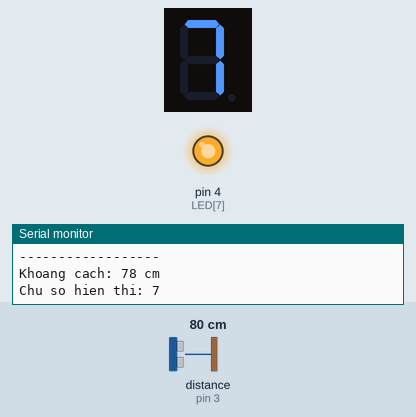
Simulated run of this sketch. Board: Arduino Uno, built with avr-gcc and run on an emulated ATmega328P. On the bench: 1-digit seven-segment display, output pins drawn as LEDs (lit = HIGH), the last lines printed to the serial monitor. Wiring (inferred from the names in the program): ultrasonic range finder: trigger pin 2; echo pin 3; 1-digit 7-segment display, segments lit when LOW: segments pin 11, pin 10, pin 9, pin 8, pin 7, pin 6, pin 5. The test bench sets the inputs (shaded band); at power-on: distance to the obstacle (sensor on pin 3) 80 cm. The echo pulse lasts 58.3 µs per cm; the segment pins are drawn as the display they are named for; pins used as bus, display or sensor lines are not drawn.

Above: at 1.2 s.
1.3 s: distance to the obstacle (sensor on pin 3) set to 2 cm
At 2.5 s:
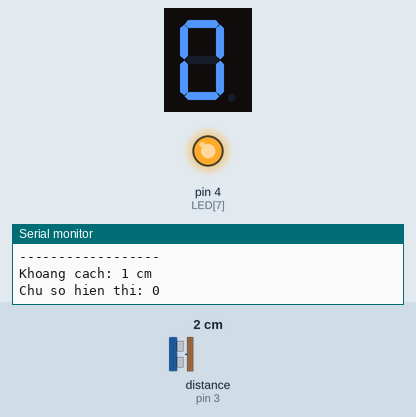
2.8 s: distance to the obstacle (sensor on pin 3) set to 18 cm
At 3.2 s:
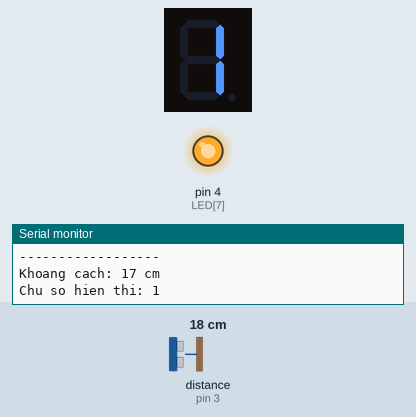
4.3 s: distance to the obstacle (sensor on pin 3) set to 35 cm
At 5.2 s:
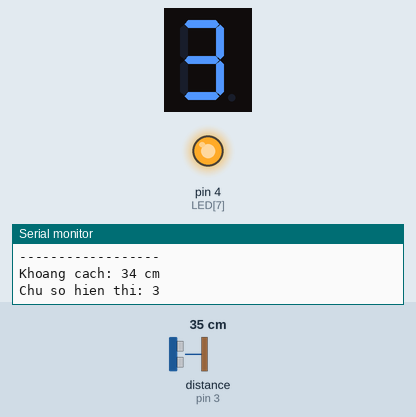
Timing chart, 0 to 7.3 s (numbered marks = the images above; inputs shaded):
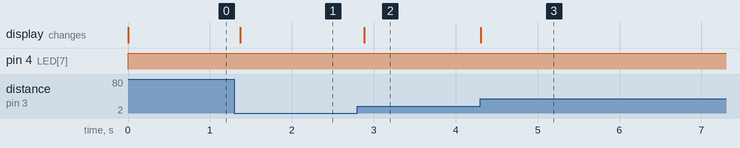

Measured:
- after the input at 1.3 s, the display: changes after 0.07 s (image 1)
- after the input at 2.8 s, the display: changes after 0.08 s (image 2)
- after the input at 4.3 s, the display: changes at once (image 3)

The sketch:

ND13.ino
```cpp
const byte LED[8] = {11, 10, 9, 8, 7, 6, 5, 4};

const byte trigPin = 2;
const byte echoPin = 3;

int lastDistance = -1;

const byte so[10] = {
  B00111111,
  B00000110,
  B01011011,
  B01001111,
  B01100110,
  B01101101,
  B01111101,
  B00000111,
  B01111111,
  B01101111
};

void hien_thi(byte n) {
  for (int i = 0; i < 8; i++) {
    digitalWrite(LED[i], !((n >> i) & 1));
  }
}

int getDistance() {
  digitalWrite(trigPin, LOW);
  delayMicroseconds(2);
  digitalWrite(trigPin, HIGH);
  delayMicroseconds(10);
  digitalWrite(trigPin, LOW);

  long duration = pulseIn(echoPin, HIGH);
  return duration * 0.034 / 2;
}

void setup() {
  Serial.begin(9600);

  for (int i = 0; i < 8; i++) {
    pinMode(LED[i], OUTPUT);
  }

  pinMode(trigPin, OUTPUT);
  pinMode(echoPin, INPUT);
}

void loop() {
  int kc = getDistance();

  int hangChuc = kc / 10;
  if (hangChuc > 9) hangChuc = 9;
  if (hangChuc < 0) hangChuc = 0;

  hien_thi(so[hangChuc]);

  if (kc != lastDistance) {
    Serial.println("------------------");

    Serial.print("Khoang cach: ");
    Serial.print(kc);
    Serial.println(" cm");

    Serial.print("Chu so hien thi: ");
    Serial.println(hangChuc);

    lastDistance = kc;
  }

  delay(100);
}
```
